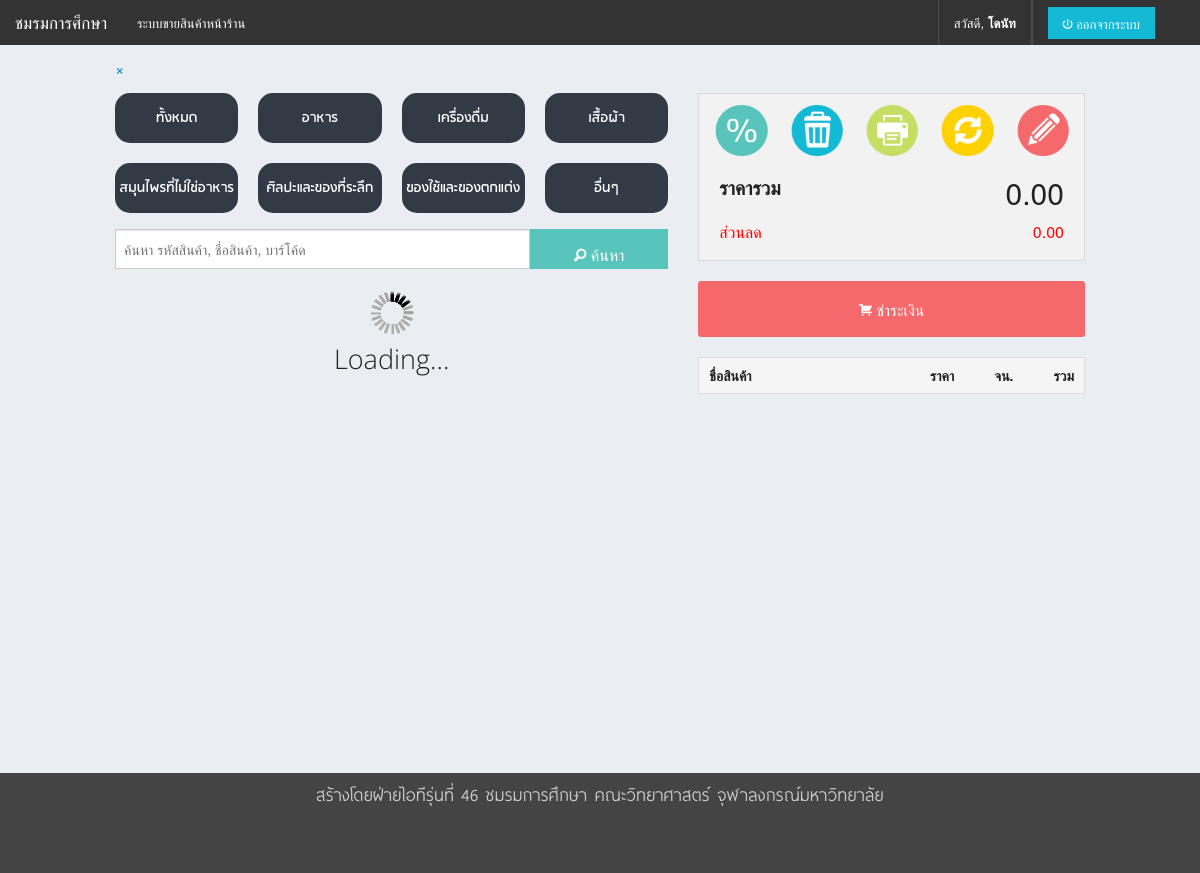
/pos/index.php (signed in), run on the app's committed database.
### tables this page shows
CREATE TABLE IF NOT EXISTS `category` (
  `catid` int(2) NOT NULL AUTO_INCREMENT COMMENT 'ID หมวดหมู่',
  `description` varchar(100) DEFAULT NULL COMMENT 'ชื่อหมวดหมู่',
  `ranking` int(3) NOT NULL,
  PRIMARY KEY (`catid`),
  UNIQUE KEY `description` (`description`)
);

### inc/setting.inc.php (called while the page is built, shortened)
<?php
$info['name'] = "ชมรมการศึกษา";
$info['address'] = "254 ถนนพญาไท แขวงวังใหม่ <br>เขตปทุมวัน กทม. 10330 ";
$info['email'] = "";
$info['phone'] = "02-215-3555";
$info['footer'] = "สร้างโดยฝ่ายไอทีรุ่นที่ 46 ชมรมการศึกษา คณะวิทยาศาสตร์ จุฬาลงกรณ์มหาวิทยาลัย";
?>

### pos/index.php (the view, shortened to what this page needs)
<?php
	require "../inc/setting.inc.php";
	$mysqli = new mysqli($config['host'], $config['user'], $config['pass'], $config['dbname']);
	$mysqli->query("SET NAMES UTF8");
	$firstname = (isset($_SESSION['firstname'])) ? $_SESSION['firstname'] : '';
?>
<!DOCTYPE html>
<head>
  <link rel="stylesheet" href="css/normalize.css">
  <link rel="stylesheet" href="css/foundation.css">
  <link rel="stylesheet" href="css/foundation-icons.css">
  <link rel="stylesheet" href="css/style.css">
  <link rel="stylesheet" href="css/cal.css">
  <link type="text/css" href="css/fancybox/jquery.fancybox.css" rel="stylesheet" media="all" />
	<link rel="stylesheet" href="responsive-tables.css">
</head>
<body>
<nav class="top-bar" data-topbar >
 <ul class="title-area">
    <li class="name">
      <h1><a href="../index.php"><?php echo $info['name'] ?></a></h1>
    </li>
  </ul>
<section class="top-bar-section">
    <ul class="right">
     <li> <a href="#">สวัสดี, <b><span id="manager"><?php echo $firstname;?> </span></b></a> </li>
	    <li class="has-form">
        <a href="#" class="button" onclick="logout()" style="background: #14b9d5;"><i class="fi-power"></i>&nbsp;ออกจากระบบ</a>
      </li>
    </ul>
    <ul class="left">
      <li><a href="#">ระบบขายสินค้าหน้าร้าน</a></li>
    </ul>
  </section>
  </nav>
 <br>
 <div class="row">
 	<div class="large-12 small-12 columns">
 		<div id="notice" data-alert>
  <a href="#" class="close">&times;</a>
</div>
 	</div>
 </div>
  <div class="row">
    <div class="large-7 small-7 columns"><br>
	 <ul class="large-block-grid-4 medium-block-grid-4 small-block-grid-3" id="cat_group">
      <?php
		$sql = "SELECT * FROM category ORDER BY ranking";
		$result = $mysqli->query($sql);
			echo " <li><a onclick='selectCat(0)' class='bt_category'>ทั้งหมด</a></li>";
		while ($record = $result->fetch_object()) {
			echo " <li><a onclick='selectCat({$record->catid})' class='bt_category'>{$record->description}</a></li>";
		}
	  ?>
      </ul>
			<br>
      <div class="section-container tabs" data-section>
        <section class="section">
		   <div class="row collapse">
							<div class="large-9 small-9 columns">
							  <input type="text" id="search_form" name="search_product_form" onkeyup="lookup(this.value);" placeholder="ค้นหา รหัสสินค้า, ชื่อสินค้า, บาร์โค้ด" style="height:40px;">
							</div>
							<div class="large-3 small-3 columns" >
							  <a href="#" class="button expand  [tiny small large]" style="height:40px;background:#59c4bc;font-size:1em;"><i class="fi-magnifying-glass"></i>&nbsp;ค้นหา</a>
							</div>
						  </div>
        </section>
        <section class="section">
          <div class="content" data-slug="panel2">
            <ul class="large-block-grid-5 medium-block-grid-5 small-block-grid-3" id="product_list">
					<center><img src='img/loader.gif'/><h3>Loading...</h3></center>
            </ul>
          </div>
		<div class="pagination-centered">
			  <ul class="pagination">
			  </ul>
		</div>
        </section>
      </div>
    </div>
 <form action="" method="post" name="shopping" id="shopping">
    <div class="large-5 small-5 columns">
     <div class="large columns">
      <ul class="small-block-grid-5  listmenu"><br>
		 <li><a href="#" onclick="addDiscount()"><img src="img/bt_discount.png" title="Discount" /></a></li>
        <li><a href="#" onclick="resetList()"><img src="img/bt_trash.png" title="Reset" /></a></li>
        <li><a href="#" onclick="printoid()"><img src="img/bt_print.png" title="Print Order" /></a></li>
		<li><a href="#"><img src="img/bt_refresh.png" title="Refresh" /></a></li>
		<li><a href="#" onclick="about()"><img src="img/bt_edit.png" title="Edit Order" /></a></li>
      </ul>
    </div>
	<br>
	<div class="panel">
		<div class="row">
		<div class="large-6 medium-6 columns totaltitle">ราคารวม</div>
		<div class="large-6 medium-6 columns" id="total">0.00</div>
		</div>
	<br>
		<div class="row">
		<div class="large-6 medium-6 columns distitle">ส่วนลด</div>
		<div class="large-6 medium-6 columns discount" id="disbox"><input name="discount" value="0" type="hidden">0.00</div>
		</div>
	</div>
	<a href="cal.php" id="bt_checkout" class="button radius fancybox fancybox.iframe"data-fancybox-type="ajax" style="width:100%;background:#f5696c;"><i class="fi-shopping-cart"></i>&nbsp;ชำระเงิน</a>
	  <table id="itemOrder" class="responsive">
  				<thead>
  				  <tr>
					<th width=100%>ชื่อสินค้า</th>
      				<th>ราคา</th>
      				<th></th>
					<th>จน.</th>
					<th></th>
      				<th>รวม</th>
				  </tr>
				  </thead>
	</table>
	</div>
	</div>
    <div class="large-12 column" style="background:#444444; color: #cbcbcb;">
	<div class="footer">
		 <?php echo $info['footer'];?><br><br>
		  </div>
    </div>
</body>
</html>

### pos/css/style.css (style rules this page uses)
body { background: #eaedf2; }
#total { text-align:right; font-size:30px; }
.footer { font-family: 'thai_sans_literegular'; padding-top:10px; text-align:center; font-size:1.4em; height:100px; }
.totaltitle { font-size: 1.2em; font-weight: bold; }
.distitle { text-align: left; color: red; }
.discount { text-align: right; color: red; }
#product_list { height: 440px; }
#cat_group { overflow-y: scroll; height: 120px; }
.bt_category { background-color:#323a45; -webkit-border-radius:15px; -moz-border-radius:15px; border-radius:15px; text-indent:0; display:inline-block; color:#ffffff; font-family: 'rsu-bold'; font-size:100%; font-style:normal; height:50px; line-height:50px; width:100%; text-decoration:none; text-align:center; }

### pos/responsive-tables.css (style rules this page uses)
table th { font-weight: bold; }
table td, table th { padding: 9px 10px; text-align: left; }

### data on the page
category: description "อาหาร"
category: description "เครื่องดื่ม"
category: description "เสื้อผ้า"
category: description "สมุนไพรที่ไม่ใช่อาหาร"
category: description "ศิลปะและของที่ระลึก"
category: description "ของใช้และของตกแต่ง"
category: description "อื่นๆ"

### other printed values
$info['name'] "ชมรมการศึกษา"
$firstname "โดนัท"
$info['footer'] "สร้างโดยฝ่ายไอทีรุ่นที่ 46 ชมรมการศึกษา คณะวิทยาศาสตร์ จุฬาลงกรณ์มหาวิทยาลัย"
